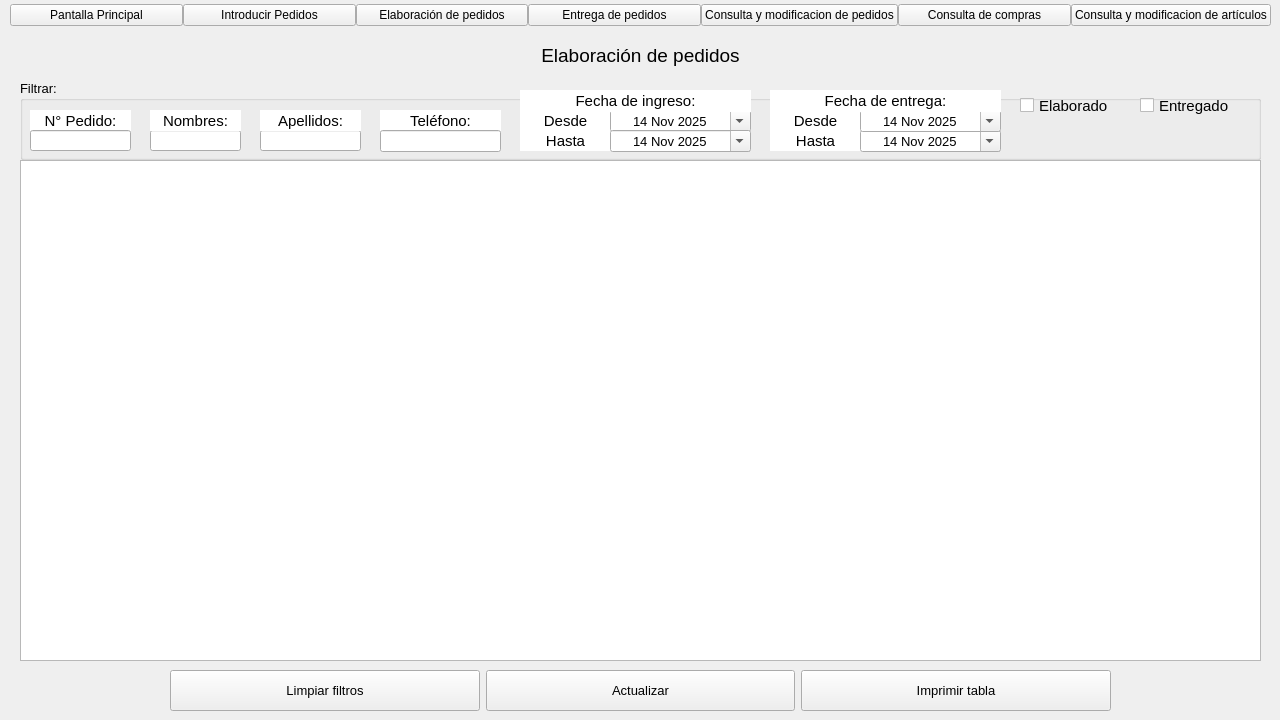
<?xml version="1.0" encoding="UTF-8"?>
<ui version="4.0">
 <class>MainWindow</class>
 <widget class="QMainWindow" name="MainWindow">
  <property name="geometry">
   <rect>
    <x>0</x>
    <y>0</y>
    <width>1280</width>
    <height>720</height>
   </rect>
  </property>
  <property name="windowTitle">
   <string>Proyecto carniceria</string>
  </property>
  <widget class="QWidget" name="centralwidget">
   <widget class="QWidget" name="horizontalLayoutWidget">
    <property name="geometry">
     <rect>
      <x>10</x>
      <y>-10</y>
      <width>1261</width>
      <height>51</height>
     </rect>
    </property>
    <layout class="QHBoxLayout" name="horizontalLayout" stretch="1,1,1,1,1,1,1">
     <property name="spacing">
      <number>0</number>
     </property>
     <property name="sizeConstraint">
      <enum>QLayout::SetDefaultConstraint</enum>
     </property>
     <item>
      <widget class="QPushButton" name="menuPantallaPrincipal">
       <property name="cursor">
        <cursorShape>PointingHandCursor</cursorShape>
       </property>
       <property name="text">
        <string>Pantalla Principal</string>
       </property>
      </widget>
     </item>
     <item>
      <widget class="QPushButton" name="menuIntroduccionPedidos">
       <property name="cursor">
        <cursorShape>PointingHandCursor</cursorShape>
       </property>
       <property name="text">
        <string>Introducir Pedidos</string>
       </property>
      </widget>
     </item>
     <item>
      <widget class="QPushButton" name="menuElaboracionPedidos">
       <property name="cursor">
        <cursorShape>PointingHandCursor</cursorShape>
       </property>
       <property name="text">
        <string>Elaboración de pedidos</string>
       </property>
      </widget>
     </item>
     <item>
      <widget class="QPushButton" name="menuEntregaPedidos">
       <property name="cursor">
        <cursorShape>PointingHandCursor</cursorShape>
       </property>
       <property name="text">
        <string>Entrega de pedidos</string>
       </property>
      </widget>
     </item>
     <item>
      <widget class="QPushButton" name="menuConsultaPedidos">
       <property name="cursor">
        <cursorShape>PointingHandCursor</cursorShape>
       </property>
       <property name="text">
        <string>Consulta y modificacion de pedidos</string>
       </property>
      </widget>
     </item>
     <item>
      <widget class="QPushButton" name="menuConsultaCompras">
       <property name="cursor">
        <cursorShape>PointingHandCursor</cursorShape>
       </property>
       <property name="text">
        <string>Consulta de compras</string>
       </property>
      </widget>
     </item>
     <item>
      <widget class="QPushButton" name="menuConsultaArticulos">
       <property name="cursor">
        <cursorShape>PointingHandCursor</cursorShape>
       </property>
       <property name="text">
        <string>Consulta y modificacion de artículos</string>
       </property>
      </widget>
     </item>
    </layout>
   </widget>
   <widget class="QLabel" name="label">
    <property name="geometry">
     <rect>
      <x>10</x>
      <y>40</y>
      <width>1261</width>
      <height>31</height>
     </rect>
    </property>
    <property name="font">
     <font>
      <pointsize>14</pointsize>
     </font>
    </property>
    <property name="cursor">
     <cursorShape>ArrowCursor</cursorShape>
    </property>
    <property name="text">
     <string>Elaboración de pedidos</string>
    </property>
    <property name="alignment">
     <set>Qt::AlignCenter</set>
    </property>
   </widget>
   <widget class="QTableWidget" name="tablaPedidos">
    <property name="geometry">
     <rect>
      <x>20</x>
      <y>160</y>
      <width>1241</width>
      <height>501</height>
     </rect>
    </property>
    <property name="editTriggers">
     <set>QAbstractItemView::NoEditTriggers</set>
    </property>
    <property name="selectionMode">
     <enum>QAbstractItemView::ExtendedSelection</enum>
    </property>
    <property name="selectionBehavior">
     <enum>QAbstractItemView::SelectRows</enum>
    </property>
    <property name="sortingEnabled">
     <bool>false</bool>
    </property>
   </widget>
   <widget class="QGroupBox" name="groupBox">
    <property name="geometry">
     <rect>
      <x>20</x>
      <y>80</y>
      <width>1241</width>
      <height>80</height>
     </rect>
    </property>
    <property name="font">
     <font>
      <pointsize>10</pointsize>
     </font>
    </property>
    <property name="title">
     <string>Filtrar:</string>
    </property>
    <widget class="QLabel" name="label_11">
     <property name="geometry">
      <rect>
       <x>750</x>
       <y>50</y>
       <width>91</width>
       <height>21</height>
      </rect>
     </property>
     <property name="font">
      <font>
       <pointsize>11</pointsize>
      </font>
     </property>
     <property name="styleSheet">
      <string notr="true">background-color: #ffffff;</string>
     </property>
     <property name="text">
      <string>Hasta</string>
     </property>
     <property name="alignment">
      <set>Qt::AlignCenter</set>
     </property>
    </widget>
    <widget class="QDateEdit" name="fechaEntregaHasta">
     <property name="geometry">
      <rect>
       <x>840</x>
       <y>50</y>
       <width>141</width>
       <height>22</height>
      </rect>
     </property>
     <property name="font">
      <font>
       <pointsize>10</pointsize>
      </font>
     </property>
     <property name="wrapping">
      <bool>false</bool>
     </property>
     <property name="frame">
      <bool>true</bool>
     </property>
     <property name="alignment">
      <set>Qt::AlignCenter</set>
     </property>
     <property name="readOnly">
      <bool>false</bool>
     </property>
     <property name="calendarPopup">
      <bool>true</bool>
     </property>
     <property name="date">
      <date>
       <year>2025</year>
       <month>11</month>
       <day>14</day>
      </date>
     </property>
    </widget>
    <widget class="QLabel" name="label_8">
     <property name="geometry">
      <rect>
       <x>500</x>
       <y>30</y>
       <width>91</width>
       <height>21</height>
      </rect>
     </property>
     <property name="font">
      <font>
       <pointsize>11</pointsize>
      </font>
     </property>
     <property name="styleSheet">
      <string notr="true">background-color: #ffffff;</string>
     </property>
     <property name="text">
      <string>Desde</string>
     </property>
     <property name="alignment">
      <set>Qt::AlignCenter</set>
     </property>
    </widget>
    <widget class="QCheckBox" name="boxEntregado">
     <property name="geometry">
      <rect>
       <x>1120</x>
       <y>10</y>
       <width>111</width>
       <height>31</height>
      </rect>
     </property>
     <property name="font">
      <font>
       <pointsize>11</pointsize>
      </font>
     </property>
     <property name="cursor">
      <cursorShape>PointingHandCursor</cursorShape>
     </property>
     <property name="text">
      <string>Entregado</string>
     </property>
    </widget>
    <widget class="QLineEdit" name="txtNombreCliente">
     <property name="geometry">
      <rect>
       <x>130</x>
       <y>50</y>
       <width>91</width>
       <height>21</height>
      </rect>
     </property>
     <property name="font">
      <font>
       <pointsize>10</pointsize>
      </font>
     </property>
    </widget>
    <widget class="QLabel" name="label_5">
     <property name="geometry">
      <rect>
       <x>360</x>
       <y>30</y>
       <width>121</width>
       <height>21</height>
      </rect>
     </property>
     <property name="font">
      <font>
       <pointsize>11</pointsize>
      </font>
     </property>
     <property name="styleSheet">
      <string notr="true">background-color: #ffffff;</string>
     </property>
     <property name="text">
      <string>Teléfono:</string>
     </property>
     <property name="alignment">
      <set>Qt::AlignCenter</set>
     </property>
    </widget>
    <widget class="QLineEdit" name="txtApellidoCliente">
     <property name="geometry">
      <rect>
       <x>240</x>
       <y>50</y>
       <width>101</width>
       <height>21</height>
      </rect>
     </property>
     <property name="font">
      <font>
       <pointsize>10</pointsize>
      </font>
     </property>
    </widget>
    <widget class="QLabel" name="label_9">
     <property name="geometry">
      <rect>
       <x>500</x>
       <y>50</y>
       <width>91</width>
       <height>21</height>
      </rect>
     </property>
     <property name="font">
      <font>
       <pointsize>11</pointsize>
      </font>
     </property>
     <property name="styleSheet">
      <string notr="true">background-color: #ffffff;</string>
     </property>
     <property name="text">
      <string>Hasta</string>
     </property>
     <property name="alignment">
      <set>Qt::AlignCenter</set>
     </property>
    </widget>
    <widget class="QLineEdit" name="txtTelefonoCliente">
     <property name="geometry">
      <rect>
       <x>360</x>
       <y>50</y>
       <width>121</width>
       <height>22</height>
      </rect>
     </property>
     <property name="font">
      <font>
       <pointsize>10</pointsize>
      </font>
     </property>
    </widget>
    <widget class="QLabel" name="label_2">
     <property name="geometry">
      <rect>
       <x>10</x>
       <y>30</y>
       <width>101</width>
       <height>21</height>
      </rect>
     </property>
     <property name="font">
      <font>
       <pointsize>11</pointsize>
      </font>
     </property>
     <property name="styleSheet">
      <string notr="true">background-color: #ffffff;</string>
     </property>
     <property name="text">
      <string>N° Pedido:</string>
     </property>
     <property name="alignment">
      <set>Qt::AlignCenter</set>
     </property>
    </widget>
    <widget class="QLabel" name="label_4">
     <property name="geometry">
      <rect>
       <x>240</x>
       <y>30</y>
       <width>101</width>
       <height>21</height>
      </rect>
     </property>
     <property name="font">
      <font>
       <pointsize>11</pointsize>
      </font>
     </property>
     <property name="styleSheet">
      <string notr="true">background-color: #ffffff;</string>
     </property>
     <property name="text">
      <string>Apellidos:</string>
     </property>
     <property name="alignment">
      <set>Qt::AlignCenter</set>
     </property>
    </widget>
    <widget class="QLabel" name="label_3">
     <property name="geometry">
      <rect>
       <x>130</x>
       <y>30</y>
       <width>91</width>
       <height>21</height>
      </rect>
     </property>
     <property name="font">
      <font>
       <pointsize>11</pointsize>
      </font>
     </property>
     <property name="styleSheet">
      <string notr="true">background-color: #ffffff;</string>
     </property>
     <property name="text">
      <string>Nombres:</string>
     </property>
     <property name="alignment">
      <set>Qt::AlignCenter</set>
     </property>
    </widget>
    <widget class="QCheckBox" name="boxElaborado">
     <property name="geometry">
      <rect>
       <x>1000</x>
       <y>10</y>
       <width>111</width>
       <height>31</height>
      </rect>
     </property>
     <property name="font">
      <font>
       <pointsize>11</pointsize>
      </font>
     </property>
     <property name="cursor">
      <cursorShape>PointingHandCursor</cursorShape>
     </property>
     <property name="styleSheet">
      <string notr="true"/>
     </property>
     <property name="text">
      <string>Elaborado</string>
     </property>
     <property name="tristate">
      <bool>false</bool>
     </property>
    </widget>
    <widget class="QDateEdit" name="fechaIngresoDesde">
     <property name="geometry">
      <rect>
       <x>590</x>
       <y>30</y>
       <width>141</width>
       <height>22</height>
      </rect>
     </property>
     <property name="font">
      <font>
       <pointsize>10</pointsize>
      </font>
     </property>
     <property name="wrapping">
      <bool>false</bool>
     </property>
     <property name="frame">
      <bool>true</bool>
     </property>
     <property name="alignment">
      <set>Qt::AlignCenter</set>
     </property>
     <property name="readOnly">
      <bool>false</bool>
     </property>
     <property name="calendarPopup">
      <bool>true</bool>
     </property>
     <property name="date">
      <date>
       <year>2025</year>
       <month>11</month>
       <day>14</day>
      </date>
     </property>
    </widget>
    <widget class="QDateEdit" name="fechaIngresoHasta">
     <property name="geometry">
      <rect>
       <x>590</x>
       <y>50</y>
       <width>141</width>
       <height>22</height>
      </rect>
     </property>
     <property name="font">
      <font>
       <pointsize>10</pointsize>
      </font>
     </property>
     <property name="wrapping">
      <bool>false</bool>
     </property>
     <property name="frame">
      <bool>true</bool>
     </property>
     <property name="alignment">
      <set>Qt::AlignCenter</set>
     </property>
     <property name="readOnly">
      <bool>false</bool>
     </property>
     <property name="calendarPopup">
      <bool>true</bool>
     </property>
     <property name="date">
      <date>
       <year>2025</year>
       <month>11</month>
       <day>14</day>
      </date>
     </property>
    </widget>
    <widget class="QLabel" name="label_10">
     <property name="geometry">
      <rect>
       <x>750</x>
       <y>30</y>
       <width>91</width>
       <height>21</height>
      </rect>
     </property>
     <property name="font">
      <font>
       <pointsize>11</pointsize>
      </font>
     </property>
     <property name="styleSheet">
      <string notr="true">background-color: #ffffff;</string>
     </property>
     <property name="text">
      <string>Desde</string>
     </property>
     <property name="alignment">
      <set>Qt::AlignCenter</set>
     </property>
    </widget>
    <widget class="QLineEdit" name="txtNumPedido">
     <property name="geometry">
      <rect>
       <x>10</x>
       <y>50</y>
       <width>101</width>
       <height>21</height>
      </rect>
     </property>
     <property name="font">
      <font>
       <pointsize>10</pointsize>
      </font>
     </property>
     <property name="readOnly">
      <bool>false</bool>
     </property>
    </widget>
    <widget class="QDateEdit" name="fechaEntregaDesde">
     <property name="geometry">
      <rect>
       <x>840</x>
       <y>30</y>
       <width>141</width>
       <height>22</height>
      </rect>
     </property>
     <property name="font">
      <font>
       <pointsize>10</pointsize>
      </font>
     </property>
     <property name="wrapping">
      <bool>false</bool>
     </property>
     <property name="frame">
      <bool>true</bool>
     </property>
     <property name="alignment">
      <set>Qt::AlignCenter</set>
     </property>
     <property name="readOnly">
      <bool>false</bool>
     </property>
     <property name="calendarPopup">
      <bool>true</bool>
     </property>
     <property name="date">
      <date>
       <year>2025</year>
       <month>11</month>
       <day>14</day>
      </date>
     </property>
    </widget>
    <widget class="QLabel" name="label_7">
     <property name="geometry">
      <rect>
       <x>750</x>
       <y>10</y>
       <width>231</width>
       <height>22</height>
      </rect>
     </property>
     <property name="font">
      <font>
       <pointsize>11</pointsize>
      </font>
     </property>
     <property name="styleSheet">
      <string notr="true">background-color: #ffffff;</string>
     </property>
     <property name="text">
      <string>Fecha de entrega:</string>
     </property>
     <property name="alignment">
      <set>Qt::AlignCenter</set>
     </property>
    </widget>
    <widget class="QLabel" name="label_6">
     <property name="geometry">
      <rect>
       <x>500</x>
       <y>10</y>
       <width>231</width>
       <height>22</height>
      </rect>
     </property>
     <property name="font">
      <font>
       <pointsize>11</pointsize>
      </font>
     </property>
     <property name="styleSheet">
      <string notr="true">background-color: #ffffff;</string>
     </property>
     <property name="text">
      <string>Fecha de ingreso:</string>
     </property>
     <property name="alignment">
      <set>Qt::AlignCenter</set>
     </property>
    </widget>
   </widget>
   <widget class="QWidget" name="horizontalLayoutWidget_2">
    <property name="geometry">
     <rect>
      <x>20</x>
      <y>670</y>
      <width>1241</width>
      <height>41</height>
     </rect>
    </property>
    <layout class="QHBoxLayout" name="horizontalLayout_2">
     <property name="leftMargin">
      <number>150</number>
     </property>
     <property name="rightMargin">
      <number>150</number>
     </property>
     <item>
      <widget class="QPushButton" name="btnLimpiar">
       <property name="sizePolicy">
        <sizepolicy hsizetype="Minimum" vsizetype="Expanding">
         <horstretch>0</horstretch>
         <verstretch>0</verstretch>
        </sizepolicy>
       </property>
       <property name="font">
        <font>
         <pointsize>10</pointsize>
        </font>
       </property>
       <property name="cursor">
        <cursorShape>PointingHandCursor</cursorShape>
       </property>
       <property name="text">
        <string>Limpiar filtros</string>
       </property>
      </widget>
     </item>
     <item>
      <widget class="QPushButton" name="btnActualizar">
       <property name="sizePolicy">
        <sizepolicy hsizetype="Minimum" vsizetype="Expanding">
         <horstretch>0</horstretch>
         <verstretch>0</verstretch>
        </sizepolicy>
       </property>
       <property name="font">
        <font>
         <pointsize>10</pointsize>
        </font>
       </property>
       <property name="cursor">
        <cursorShape>PointingHandCursor</cursorShape>
       </property>
       <property name="text">
        <string>Actualizar</string>
       </property>
      </widget>
     </item>
     <item>
      <widget class="QPushButton" name="btnImprimirTabla">
       <property name="sizePolicy">
        <sizepolicy hsizetype="Minimum" vsizetype="Expanding">
         <horstretch>0</horstretch>
         <verstretch>0</verstretch>
        </sizepolicy>
       </property>
       <property name="font">
        <font>
         <pointsize>10</pointsize>
        </font>
       </property>
       <property name="cursor">
        <cursorShape>PointingHandCursor</cursorShape>
       </property>
       <property name="text">
        <string>Imprimir tabla</string>
       </property>
      </widget>
     </item>
    </layout>
   </widget>
  </widget>
  <action name="action">
   <property name="text">
    <string>s</string>
   </property>
  </action>
 </widget>
 <resources/>
 <connections/>
</ui>
